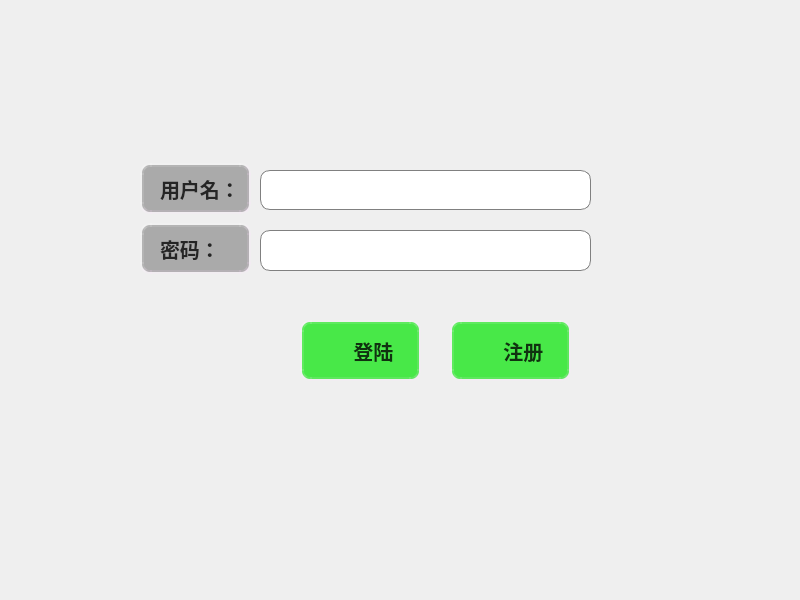
<?xml version="1.0" encoding="UTF-8"?>
<ui version="4.0">
 <class>Login</class>
 <widget class="QWidget" name="Login">
  <property name="geometry">
   <rect>
    <x>0</x>
    <y>0</y>
    <width>800</width>
    <height>600</height>
   </rect>
  </property>
  <property name="windowTitle">
   <string>Form</string>
  </property>
  <widget class="QLabel" name="username">
   <property name="geometry">
    <rect>
     <x>140</x>
     <y>163</y>
     <width>111</width>
     <height>51</height>
    </rect>
   </property>
   <property name="font">
    <font>
     <family>微软雅黑 Light</family>
     <pointsize>-1</pointsize>
     <weight>75</weight>
     <italic>false</italic>
     <bold>true</bold>
    </font>
   </property>
   <property name="styleSheet">
    <string notr="true">QLabel{
     background-color: rgba(150,150,150, 200);/*背景色*/
     border-style: outset; /*边框样式*/
     border-width: 4px;  /*边框宽度为4像素*/
     border-radius: 10px; /*边框圆角半径*/
     border-color: rgba(255, 225, 255, 30);/*边框颜色*/
     font: bold 20px;/*字体*/
         color:rgba(0, 0, 0, 200);/*字体颜色*/
     padding: 10px; /*填衬*/
}

</string>
   </property>
   <property name="frameShadow">
    <enum>QFrame::Sunken</enum>
   </property>
   <property name="text">
    <string>用户名：</string>
   </property>
  </widget>
  <widget class="QLabel" name="password">
   <property name="geometry">
    <rect>
     <x>140</x>
     <y>223</y>
     <width>111</width>
     <height>51</height>
    </rect>
   </property>
   <property name="font">
    <font>
     <family>微软雅黑 Light</family>
     <pointsize>-1</pointsize>
     <weight>75</weight>
     <italic>false</italic>
     <bold>true</bold>
    </font>
   </property>
   <property name="styleSheet">
    <string notr="true">QLabel{
     background-color: rgba(150,150,150, 200);/*背景色*/
     border-style: outset; /*边框样式*/
     border-width: 4px;  /*边框宽度为4像素*/
     border-radius: 10px; /*边框圆角半径*/
     border-color: rgba(255, 225, 255, 30);/*边框颜色*/
     font: bold 20px;/*字体*/
         color:rgba(0, 0, 0, 200);/*字体颜色*/
     padding: 10px; /*填衬*/
}

</string>
   </property>
   <property name="text">
    <string>密码：</string>
   </property>
  </widget>
  <widget class="QLineEdit" name="name_edit">
   <property name="geometry">
    <rect>
     <x>260</x>
     <y>170</y>
     <width>331</width>
     <height>40</height>
    </rect>
   </property>
   <property name="font">
    <font>
     <family>Arial Black</family>
     <pointsize>18</pointsize>
     <weight>75</weight>
     <bold>true</bold>
    </font>
   </property>
   <property name="styleSheet">
    <string notr="true">QLineEdit{
border-width:4px;
border-radius:10px;
color:black;
border:1px solid gray;}

</string>
   </property>
   <property name="text">
    <string/>
   </property>
  </widget>
  <widget class="QLineEdit" name="password_edit">
   <property name="geometry">
    <rect>
     <x>260</x>
     <y>230</y>
     <width>331</width>
     <height>41</height>
    </rect>
   </property>
   <property name="font">
    <font>
     <family>Arial Black</family>
     <pointsize>18</pointsize>
     <weight>75</weight>
     <bold>true</bold>
    </font>
   </property>
   <property name="styleSheet">
    <string notr="true">QLineEdit{
border-width:4px;
border-radius:10px;
color:black;
border:1px solid gray;}

</string>
   </property>
   <property name="text">
    <string/>
   </property>
  </widget>
  <widget class="QPushButton" name="login_btn">
   <property name="geometry">
    <rect>
     <x>300</x>
     <y>320</y>
     <width>121</width>
     <height>61</height>
    </rect>
   </property>
   <property name="font">
    <font>
     <family>微软雅黑 Light</family>
     <pointsize>-1</pointsize>
     <weight>75</weight>
     <italic>false</italic>
     <bold>true</bold>
    </font>
   </property>
   <property name="styleSheet">
    <string notr="true">QPushButton{
     background-color: rgba(26,230,26, 200);/*背景色*/
     border-style: outset; /*边框样式*/
     border-width: 4px;  /*边框宽度为4像素*/
     border-radius: 10px; /*边框圆角半径*/
     border-color: rgba(255, 225, 255, 30);/*边框颜色*/
     font: bold 20px;/*字体*/
         color:rgba(0, 0, 0, 200);/*字体颜色*/
     padding: 10px; /*填衬*/
 	
}

QPushButton:hover{ /*鼠标悬停在按钮上时*/
	background-image: url(:res/super.gif);
	background-repeat: no-repeat;
	background-position:left;
        background-color:rgba(100,255,100, 100);
        border-color: rgba(255, 225, 255, 200);
        color:rgba(0, 0, 0, 200);
		 
}

QPushButton:pressed { /*按钮被按下时*/
     background-color:rgba(100,255,100, 200);
         border-color: rgba(255, 225, 255, 30);
     border-style: inset;
        color:rgba(0, 0, 0, 100);
}</string>
   </property>
   <property name="text">
    <string>     登陆</string>
   </property>
  </widget>
  <widget class="QPushButton" name="signup_btn">
   <property name="geometry">
    <rect>
     <x>450</x>
     <y>320</y>
     <width>121</width>
     <height>61</height>
    </rect>
   </property>
   <property name="font">
    <font>
     <family>微软雅黑 Light</family>
     <pointsize>-1</pointsize>
     <weight>75</weight>
     <italic>false</italic>
     <bold>true</bold>
    </font>
   </property>
   <property name="styleSheet">
    <string notr="true">QPushButton{
     background-color: rgba(26,230,26, 200);/*背景色*/
     border-style: outset; /*边框样式*/
     border-width: 4px;  /*边框宽度为4像素*/
     border-radius: 10px; /*边框圆角半径*/
     border-color: rgba(255, 225, 255, 30);/*边框颜色*/
     font: bold 20px;/*字体*/
         color:rgba(0, 0, 0, 200);/*字体颜色*/
     padding: 10px; /*填衬*/
}

QPushButton:hover{ /*鼠标悬停在按钮上时*/
background-image: url(:res/dark.gif);
	background-repeat: no-repeat;
	background-position:left;
        background-color:rgba(100,255,100, 100);
        border-color: rgba(255, 225, 255, 200);
        color:rgba(0, 0, 0, 200);
}

QPushButton:pressed { /*按钮被按下时*/
     background-color:rgba(100,255,100, 200);
         border-color: rgba(255, 225, 255, 30);
     border-style: inset;
        color:rgba(0, 0, 0, 100);
}</string>
   </property>
   <property name="text">
    <string>     注册</string>
   </property>
  </widget>
 </widget>
 <resources/>
 <connections/>
</ui>
